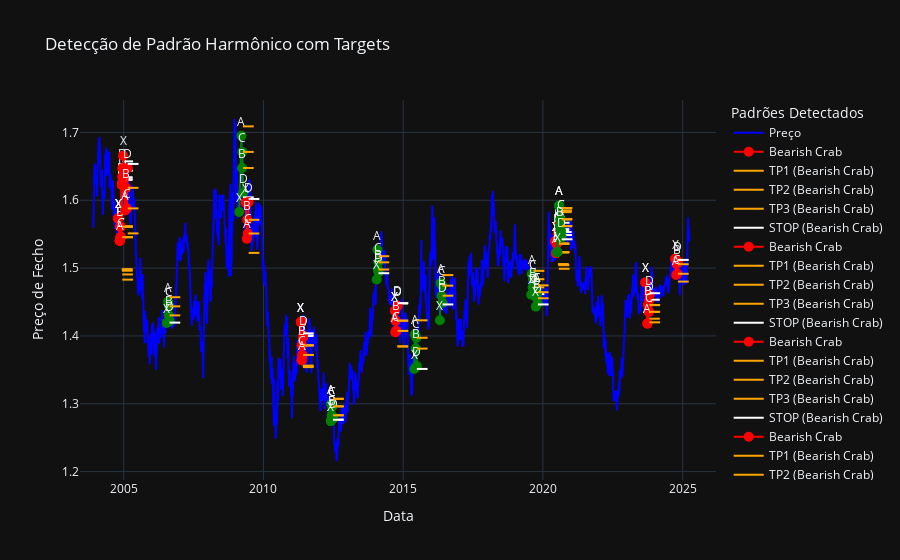

Notebook cell for this chart:
### Code cell
get_harmonic_pattern(data_history, err_allowed=best_err_allowed, order=best_order, stop_factor=best_stop_factor)

### Figure 1 — Plotly figure (JSON) as saved in the notebook; plotly's stock layout.template omitted (floating-point values rounded to 4 significant figures; data arrays with more than 128 entries replaced by an {"elided": "..."} marker saying what was removed)
{"data": [{"line": {"color": "blue"}, "mode": "lines", "name": "Preço", "type": "scatter", "x": {"elided": "5537 str values"}, "y": {"elided": "5537 float values"}}, {"marker": {"color": "red", "size": 10}, "mode": "markers+lines+text", "name": "Bearish Crab", "text": ["X", "A", "B", "C", "D"], "textposition": "top center", "type": "scatter", "x": ["2004-10-19 00:00", "2004-11-10 00:00", "2004-11-18 00:00", "2004-11-22 00:00", "2004-12-07 00:00"], "y": [1.573, 1.54, 1.561, 1.546, 1.622]}, {"line": {"color": "orange"}, "mode": "lines", "name": "TP1 (Bearish Crab)", "showlegend": true, "type": "scatter", "x": ["2004-12-07 00:00", "2005-04-26 00:00"], "y": [1.561, 1.561]}, {"line": {"color": "orange"}, "mode": "lines", "name": "TP2 (Bearish Crab)", "showlegend": true, "type": "scatter", "x": ["2004-12-07 00:00", "2005-04-26 00:00"], "y": [1.546, 1.546]}, {"line": {"color": "orange"}, "mode": "lines", "name": "TP3 (Bearish Crab)", "showlegend": true, "type": "scatter", "x": ["2004-12-07 00:00", "2005-04-26 00:00"], "y": [1.498, 1.498]}, {"line": {"color": "white"}, "mode": "lines", "name": "STOP (Bearish Crab)", "showlegend": true, "type": "scatter", "x": ["2004-12-07 00:00", "2005-04-26 00:00"], "y": [1.63, 1.63]}, {"marker": {"color": "red", "size": 10}, "mode": "markers+lines+text", "name": "Bearish Crab", "text": ["X", "A", "B", "C", "D"], "textposition": "top center", "type": "scatter", "x": ["2004-10-19 00:00", "2004-11-10 00:00", "2004-11-18 00:00", "2004-11-22 00:00", "2004-12-08 00:00"], "y": [1.573, 1.54, 1.561, 1.546, 1.623]}, {"line": {"color": "orange"}, "mode": "lines", "name": "TP1 (Bearish Crab)", "showlegend": true, "type": "scatter", "x": ["2004-12-08 00:00", "2005-04-27 00:00"], "y": [1.561, 1.561]}, {"line": {"color": "orange"}, "mode": "lines", "name": "TP2 (Bearish Crab)", "showlegend": true, "type": "scatter", "x": ["2004-12-08 00:00", "2005-04-27 00:00"], "y": [1.546, 1.546]}, {"line": {"color": "orange"}, "mode": "lines", "name": "TP3 (Bearish Crab)", "showlegend": true, "type": "scatter", "x": ["2004-12-08 00:00", "2005-04-27 00:00"], "y": [1.498, 1.498]}, {"line": {"color": "white"}, "mode": "lines", "name": "STOP (Bearish Crab)", "showlegend": true, "type": "scatter", "x": ["2004-12-08 00:00", "2005-04-27 00:00"], "y": [1.631, 1.631]}, {"marker": {"color": "red", "size": 10}, "mode": "markers+lines+text", "name": "Bearish Crab", "text": ["X", "A", "B", "C", "D"], "textposition": "top center", "type": "scatter", "x": ["2004-10-19 00:00", "2004-11-10 00:00", "2004-11-18 00:00", "2004-11-22 00:00", "2004-12-09 00:00"], "y": [1.573, 1.54, 1.561, 1.546, 1.626]}, {"line": {"color": "orange"}, "mode": "lines", "name": "TP1 (Bearish Crab)", "showlegend": true, "type": "scatter", "x": ["2004-12-09 00:00", "2005-04-28 00:00"], "y": [1.561, 1.561]}, {"line": {"color": "orange"}, "mode": "lines", "name": "TP2 (Bearish Crab)", "showlegend": true, "type": "scatter", "x": ["2004-12-09 00:00", "2005-04-28 00:00"], "y": [1.546, 1.546]}, {"line": {"color": "orange"}, "mode": "lines", "name": "TP3 (Bearish Crab)", "showlegend": true, "type": "scatter", "x": ["2004-12-09 00:00", "2005-04-28 00:00"], "y": [1.496, 1.496]}, {"line": {"color": "white"}, "mode": "lines", "name": "STOP (Bearish Crab)", "showlegend": true, "type": "scatter", "x": ["2004-12-09 00:00", "2005-04-28 00:00"], "y": [1.634, 1.634]}, {"marker": {"color": "red", "size": 10}, "mode": "markers+lines+text", "name": "Bearish Crab", "text": ["X", "A", "B", "C", "D"], "textposition": "top center", "type": "scatter", "x": ["2004-10-19 00:00", "2004-11-10 00:00", "2004-11-18 00:00", "2004-11-22 00:00", "2004-12-13 00:00"], "y": [1.573, 1.54, 1.561, 1.546, 1.635]}, {"line": {"color": "orange"}, "mode": "lines", "name": "TP1 (Bearish Crab)", "showlegend": true, "type": "scatter", "x": ["2004-12-13 00:00", "2005-05-02 00:00"], "y": [1.561, 1.561]}, {"line": {"color": "orange"}, "mode": "lines", "name": "TP2 (Bearish Crab)", "showlegend": true, "type": "scatter", "x": ["2004-12-13 00:00", "2005-05-02 00:00"], "y": [1.546, 1.546]}, {"line": {"color": "orange"}, "mode": "lines", "name": "TP3 (Bearish Crab)", "showlegend": true, "type": "scatter", "x": ["2004-12-13 00:00", "2005-05-02 00:00"], "y": [1.491, 1.491]}, {"line": {"color": "white"}, "mode": "lines", "name": "STOP (Bearish Crab)", "showlegend": true, "type": "scatter", "x": ["2004-12-13 00:00", "2005-05-02 00:00"], "y": [1.644, 1.644]}, {"marker": {"color": "red", "size": 10}, "mode": "markers+lines+text", "name": "Bearish Crab", "text": ["X", "A", "B", "C", "D"], "textposition": "top center", "type": "scatter", "x": ["2004-10-19 00:00", "2004-11-10 00:00", "2004-11-18 00:00", "2004-11-22 00:00", "2004-12-14 00:00"], "y": [1.573, 1.54, 1.561, 1.546, 1.647]}, {"line": {"color": "orange"}, "mode": "lines", "name": "TP1 (Bearish Crab)", "showlegend": true, "type": "scatter", "x": ["2004-12-14 00:00", "2005-05-03 00:00"], "y": [1.561, 1.561]}, {"line": {"color": "orange"}, "mode": "lines", "name": "TP2 (Bearish Crab)", "showlegend": true, "type": "scatter", "x": ["2004-12-14 00:00", "2005-05-03 00:00"], "y": [1.546, 1.546]}, {"line": {"color": "orange"}, "mode": "lines", "name": "TP3 (Bearish Crab)", "showlegend": true, "type": "scatter", "x": ["2004-12-14 00:00", "2005-05-03 00:00"], "y": [1.483, 1.483]}, {"line": {"color": "white"}, "mode": "lines", "name": "STOP (Bearish Crab)", "showlegend": true, "type": "scatter", "x": ["2004-12-14 00:00", "2005-05-03 00:00"], "y": [1.657, 1.657]}, {"marker": {"color": "red", "size": 10}, "mode": "markers+lines+text", "name": "Bearish Bat", "text": ["X", "A", "B", "C", "D"], "textposition": "top center", "type": "scatter", "x": ["2004-12-23 00:00", "2005-01-21 00:00", "2005-01-31 00:00", "2005-02-11 00:00", "2005-02-23 00:00"], "y": [1.666, 1.585, 1.618, 1.588, 1.648]}, {"line": {"color": "orange"}, "mode": "lines", "name": "TP1 (Bearish Bat)", "showlegend": true, "type": "scatter", "x": ["2005-02-23 00:00", "2005-07-13 00:00"], "y": [1.618, 1.618]}, {"line": {"color": "orange"}, "mode": "lines", "name": "TP2 (Bearish Bat)", "showlegend": true, "type": "scatter", "x": ["2005-02-23 00:00", "2005-07-13 00:00"], "y": [1.588, 1.588]}, {"line": {"color": "orange"}, "mode": "lines", "name": "TP3 (Bearish Bat)", "showlegend": true, "type": "scatter", "x": ["2005-02-23 00:00", "2005-07-13 00:00"], "y": [1.551, 1.551]}, {"line": {"color": "white"}, "mode": "lines", "name": "STOP (Bearish Bat)", "showlegend": true, "type": "scatter", "x": ["2005-02-23 00:00", "2005-07-13 00:00"], "y": [1.654, 1.654]}, {"marker": {"color": "green", "size": 10}, "mode": "markers+lines+text", "name": "Bullish Gart", "text": ["X", "A", "B", "C", "D"], "textposition": "top center", "type": "scatter", "x": ["2006-07-18 00:00", "2006-08-04 00:00", "2006-08-11 00:00", "2006-08-18 00:00", "2006-08-23 00:00"], "y": [1.419, 1.45, 1.43, 1.444, 1.422]}, {"line": {"color": "orange"}, "mode": "lines", "name": "TP1 (Bullish Gart)", "showlegend": true, "type": "scatter", "x": ["2006-08-23 00:00", "2007-01-10 00:00"], "y": [1.43, 1.43]}, {"line": {"color": "orange"}, "mode": "lines", "name": "TP2 (Bullish Gart)", "showlegend": true, "type": "scatter", "x": ["2006-08-23 00:00", "2007-01-10 00:00"], "y": [1.444, 1.444]}, {"line": {"color": "orange"}, "mode": "lines", "name": "TP3 (Bullish Gart)", "showlegend": true, "type": "scatter", "x": ["2006-08-23 00:00", "2007-01-10 00:00"], "y": [1.457, 1.457]}, {"line": {"color": "white"}, "mode": "lines", "name": "STOP (Bullish Gart)", "showlegend": true, "type": "scatter", "x": ["2006-08-23 00:00", "2007-01-10 00:00"], "y": [1.42, 1.42]}, {"marker": {"color": "green", "size": 10}, "mode": "markers+lines+text", "name": "Bullish Bat", "text": ["X", "A", "B", "C", "D"], "textposition": "top center", "type": "scatter", "x": ["2009-02-18 00:00", "2009-03-19 00:00", "2009-03-27 00:00", "2009-03-31 00:00", "2009-04-09 00:00"], "y": [1.583, 1.695, 1.648, 1.671, 1.61]}, {"line": {"color": "orange"}, "mode": "lines", "name": "TP1 (Bullish Bat)", "showlegend": true, "type": "scatter", "x": ["2009-04-09 00:00", "2009-08-27 00:00"], "y": [1.648, 1.648]}, {"line": {"color": "orange"}, "mode": "lines", "name": "TP2 (Bullish Bat)", "showlegend": true, "type": "scatter", "x": ["2009-04-09 00:00", "2009-08-27 00:00"], "y": [1.671, 1.671]}, {"line": {"color": "orange"}, "mode": "lines", "name": "TP3 (Bullish Bat)", "showlegend": true, "type": "scatter", "x": ["2009-04-09 00:00", "2009-08-27 00:00"], "y": [1.709, 1.709]}, {"line": {"color": "white"}, "mode": "lines", "name": "STOP (Bullish Bat)", "showlegend": true, "type": "scatter", "x": ["2009-04-09 00:00", "2009-08-27 00:00"], "y": [1.604, 1.604]}, {"marker": {"color": "red", "size": 10}, "mode": "markers+lines+text", "name": "Bearish Bat", "text": ["X", "A", "B", "C", "D"], "textposition": "top center", "type": "scatter", "x": ["2009-05-13 00:00", "2009-05-29 00:00", "2009-06-03 00:00", "2009-06-10 00:00", "2009-06-22 00:00"], "y": [1.596, 1.543, 1.571, 1.551, 1.597]}, {"line": {"color": "orange"}, "mode": "lines", "name": "TP1 (Bearish Bat)", "showlegend": true, "type": "scatter", "x": ["2009-06-22 00:00", "2009-11-09 00:00"], "y": [1.571, 1.571]}, {"line": {"color": "orange"}, "mode": "lines", "name": "TP2 (Bearish Bat)", "showlegend": true, "type": "scatter", "x": ["2009-06-22 00:00", "2009-11-09 00:00"], "y": [1.551, 1.551]}, {"line": {"color": "orange"}, "mode": "lines", "name": "TP3 (Bearish Bat)", "showlegend": true, "type": "scatter", "x": ["2009-06-22 00:00", "2009-11-09 00:00"], "y": [1.522, 1.522]}, {"line": {"color": "white"}, "mode": "lines", "name": "STOP (Bearish Bat)", "showlegend": true, "type": "scatter", "x": ["2009-06-22 00:00", "2009-11-09 00:00"], "y": [1.602, 1.602]}, {"marker": {"color": "red", "size": 10}, "mode": "markers+lines+text", "name": "Bearish Bat", "text": ["X", "A", "B", "C", "D"], "textposition": "top center", "type": "scatter", "x": ["2011-05-05 00:00", "2011-05-16 00:00", "2011-05-18 00:00", "2011-05-24 00:00", "2011-05-30 00:00"], "y": [1.421, 1.364, 1.386, 1.372, 1.398]}, {"line": {"color": "orange"}, "mode": "lines", "name": "TP1 (Bearish Bat)", "showlegend": true, "type": "scatter", "x": ["2011-05-30 00:00", "2011-10-17 00:00"], "y": [1.386, 1.386]}, {"line": {"color": "orange"}, "mode": "lines", "name": "TP2 (Bearish Bat)", "showlegend": true, "type": "scatter", "x": ["2011-05-30 00:00", "2011-10-17 00:00"], "y": [1.372, 1.372]}, {"line": {"color": "orange"}, "mode": "lines", "name": "TP3 (Bearish Bat)", "showlegend": true, "type": "scatter", "x": ["2011-05-30 00:00", "2011-10-17 00:00"], "y": [1.356, 1.356]}, {"line": {"color": "white"}, "mode": "lines", "name": "STOP (Bearish Bat)", "showlegend": true, "type": "scatter", "x": ["2011-05-30 00:00", "2011-10-17 00:00"], "y": [1.4, 1.4]}, {"marker": {"color": "red", "size": 10}, "mode": "markers+lines+text", "name": "Bearish Bat", "text": ["X", "A", "B", "C", "D"], "textposition": "top center", "type": "scatter", "x": ["2011-05-05 00:00", "2011-05-16 00:00", "2011-05-18 00:00", "2011-05-24 00:00", "2011-05-31 00:00"], "y": [1.421, 1.364, 1.386, 1.372, 1.398]}, {"line": {"color": "orange"}, "mode": "lines", "name": "TP1 (Bearish Bat)", "showlegend": true, "type": "scatter", "x": ["2011-05-31 00:00", "2011-10-18 00:00"], "y": [1.386, 1.386]}, {"line": {"color": "orange"}, "mode": "lines", "name": "TP2 (Bearish Bat)", "showlegend": true, "type": "scatter", "x": ["2011-05-31 00:00", "2011-10-18 00:00"], "y": [1.372, 1.372]}, {"line": {"color": "orange"}, "mode": "lines", "name": "TP3 (Bearish Bat)", "showlegend": true, "type": "scatter", "x": ["2011-05-31 00:00", "2011-10-18 00:00"], "y": [1.356, 1.356]}, {"line": {"color": "white"}, "mode": "lines", "name": "STOP (Bearish Bat)", "showlegend": true, "type": "scatter", "x": ["2011-05-31 00:00", "2011-10-18 00:00"], "y": [1.401, 1.401]}, {"marker": {"color": "red", "size": 10}, "mode": "markers+lines+text", "name": "Bearish Bat", "text": ["X", "A", "B", "C", "D"], "textposition": "top center", "type": "scatter", "x": ["2011-05-05 00:00", "2011-05-16 00:00", "2011-05-18 00:00", "2011-05-24 00:00", "2011-06-02 00:00"], "y": [1.421, 1.364, 1.386, 1.372, 1.401]}, {"line": {"color": "orange"}, "mode": "lines", "name": "TP1 (Bearish Bat)", "showlegend": true, "type": "scatter", "x": ["2011-06-02 00:00", "2011-10-20 00:00"], "y": [1.386, 1.386]}, {"line": {"color": "orange"}, "mode": "lines", "name": "TP2 (Bearish Bat)", "showlegend": true, "type": "scatter", "x": ["2011-06-02 00:00", "2011-10-20 00:00"], "y": [1.372, 1.372]}, {"line": {"color": "orange"}, "mode": "lines", "name": "TP3 (Bearish Bat)", "showlegend": true, "type": "scatter", "x": ["2011-06-02 00:00", "2011-10-20 00:00"], "y": [1.354, 1.354]}, {"line": {"color": "white"}, "mode": "lines", "name": "STOP (Bearish Bat)", "showlegend": true, "type": "scatter", "x": ["2011-06-02 00:00", "2011-10-20 00:00"], "y": [1.404, 1.404]}, {"marker": {"color": "green", "size": 10}, "mode": "markers+lines+text", "name": "Bullish Gart", "text": ["X", "A", "B", "C", "D"], "textposition": "top center", "type": "scatter", "x": ["2012-05-31 00:00", "2012-06-05 00:00", "2012-06-13 00:00", "2012-06-18 00:00", "2012-06-27 00:00"], "y": [1.274, 1.3, 1.283, 1.296, 1.278]}, {"line": {"color": "orange"}, "mode": "lines", "name": "TP1 (Bullish Gart)", "showlegend": true, "type": "scatter", "x": ["2012-06-27 00:00", "2012-11-14 00:00"], "y": [1.283, 1.283]}, {"line": {"color": "orange"}, "mode": "lines", "name": "TP2 (Bullish Gart)", "showlegend": true, "type": "scatter", "x": ["2012-06-27 00:00", "2012-11-14 00:00"], "y": [1.296, 1.296]}, {"line": {"color": "orange"}, "mode": "lines", "name": "TP3 (Bullish Gart)", "showlegend": true, "type": "scatter", "x": ["2012-06-27 00:00", "2012-11-14 00:00"], "y": [1.307, 1.307]}, {"line": {"color": "white"}, "mode": "lines", "name": "STOP (Bullish Gart)", "showlegend": true, "type": "scatter", "x": ["2012-06-27 00:00", "2012-11-14 00:00"], "y": [1.277, 1.277]}, {"marker": {"color": "green", "size": 10}, "mode": "markers+lines+text", "name": "Bullish Gart", "text": ["X", "A", "B", "C", "D"], "textposition": "top center", "type": "scatter", "x": ["2012-05-31 00:00", "2012-06-05 00:00", "2012-06-13 00:00", "2012-06-18 00:00", "2012-06-28 00:00"], "y": [1.274, 1.3, 1.283, 1.296, 1.278]}, {"line": {"color": "orange"}, "mode": "lines", "name": "TP1 (Bullish Gart)", "showlegend": true, "type": "scatter", "x": ["2012-06-28 00:00", "2012-11-15 00:00"], "y": [1.283, 1.283]}, {"line": {"color": "orange"}, "mode": "lines", "name": "TP2 (Bullish Gart)", "showlegend": true, "type": "scatter", "x": ["2012-06-28 00:00", "2012-11-15 00:00"], "y": [1.296, 1.296]}, {"line": {"color": "orange"}, "mode": "lines", "name": "TP3 (Bullish Gart)", "showlegend": true, "type": "scatter", "x": ["2012-06-28 00:00", "2012-11-15 00:00"], "y": [1.307, 1.307]}, {"line": {"color": "white"}, "mode": "lines", "name": "STOP (Bullish Gart)", "showlegend": true, "type": "scatter", "x": ["2012-06-28 00:00", "2012-11-15 00:00"], "y": [1.276, 1.276]}, {"marker": {"color": "green", "size": 10}, "mode": "markers+lines+text", "name": "Bullish Gart", "text": ["X", "A", "B", "C", "D"], "textposition": "top center", "type": "scatter", "x": ["2014-01-20 00:00", "2014-01-30 00:00", "2014-02-05 00:00", "2014-02-11 00:00", "2014-02-13 00:00"], "y": [1.483, 1.527, 1.498, 1.508, 1.494]}, {"line": {"color": "orange"}, "mode": "lines", "name": "TP1 (Bullish Gart)", "showlegend": true, "type": "scatter", "x": ["2014-02-13 00:00", "2014-07-03 00:00"], "y": [1.498, 1.498]}, {"line": {"color": "orange"}, "mode": "lines", "name": "TP2 (Bullish Gart)", "showlegend": true, "type": "scatter", "x": ["2014-02-13 00:00", "2014-07-03 00:00"], "y": [1.508, 1.508]}, {"line": {"color": "orange"}, "mode": "lines", "name": "TP3 (Bullish Gart)", "showlegend": true, "type": "scatter", "x": ["2014-02-13 00:00", "2014-07-03 00:00"], "y": [1.518, 1.518]}, {"line": {"color": "white"}, "mode": "lines", "name": "STOP (Bullish Gart)", "showlegend": true, "type": "scatter", "x": ["2014-02-13 00:00", "2014-07-03 00:00"], "y": [1.492, 1.492]}, {"marker": {"color": "red", "size": 10}, "mode": "markers+lines+text", "name": "Bearish Bat", "text": ["X", "A", "B", "C", "D"], "textposition": "top center", "type": "scatter", "x": ["2014-09-15 00:00", "2014-09-22 00:00", "2014-09-24 00:00", "2014-10-02 00:00", "2014-10-16 00:00"], "y": [1.437, 1.405, 1.423, 1.407, 1.444]}, {"line": {"color": "orange"}, "mode": "lines", "name": "TP1 (Bearish Bat)", "showlegend": true, "type": "scatter", "x": ["2014-10-16 00:00", "2015-03-05 00:00"], "y": [1.423, 1.423]}, {"line": {"color": "orange"}, "mode": "lines", "name": "TP2 (Bearish Bat)", "showlegend": true, "type": "scatter", "x": ["2014-10-16 00:00", "2015-03-05 00:00"], "y": [1.407, 1.407]}, {"line": {"color": "orange"}, "mode": "lines", "name": "TP3 (Bearish Bat)", "showlegend": true, "type": "scatter", "x": ["2014-10-16 00:00", "2015-03-05 00:00"], "y": [1.385, 1.385]}, {"line": {"color": "white"}, "mode": "lines", "name": "STOP (Bearish Bat)", "showlegend": true, "type": "scatter", "x": ["2014-10-16 00:00", "2015-03-05 00:00"], "y": [1.448, 1.448]}, {"marker": {"color": "red", "size": 10}, "mode": "markers+lines+text", "name": "Bearish Bat", "text": ["X", "A", "B", "C", "D"], "textposition": "top center", "type": "scatter", "x": ["2014-09-15 00:00", "2014-09-22 00:00", "2014-09-24 00:00", "2014-10-02 00:00", "2014-10-21 00:00"], "y": [1.437, 1.405, 1.423, 1.407, 1.445]}, {"line": {"color": "orange"}, "mode": "lines", "name": "TP1 (Bearish Bat)", "showlegend": true, "type": "scatter", "x": ["2014-10-21 00:00", "2015-03-10 00:00"], "y": [1.423, 1.423]}, {"line": {"color": "orange"}, "mode": "lines", "name": "TP2 (Bearish Bat)", "showlegend": true, "type": "scatter", "x": ["2014-10-21 00:00", "2015-03-10 00:00"], "y": [1.407, 1.407]}, {"line": {"color": "orange"}, "mode": "lines", "name": "TP3 (Bearish Bat)", "showlegend": true, "type": "scatter", "x": ["2014-10-21 00:00", "2015-03-10 00:00"], "y": [1.384, 1.384]}, {"line": {"color": "white"}, "mode": "lines", "name": "STOP (Bearish Bat)", "showlegend": true, "type": "scatter", "x": ["2014-10-21 00:00", "2015-03-10 00:00"], "y": [1.448, 1.448]}, {"marker": {"color": "green", "size": 10}, "mode": "markers+lines+text", "name": "Bullish Bat", "text": ["X", "A", "B", "C", "D"], "textposition": "top center", "type": "scatter", "x": ["2015-05-26 00:00", "2015-06-04 00:00", "2015-06-15 00:00", "2015-06-23 00:00", "2015-06-29 00:00"], "y": [1.351, 1.402, 1.381, 1.397, 1.355]}, {"line": {"color": "orange"}, "mode": "lines", "name": "TP1 (Bullish Bat)", "showlegend": true, "type": "scatter", "x": ["2015-06-29 00:00", "2015-11-16 00:00"], "y": [1.381, 1.381]}, {"line": {"color": "orange"}, "mode": "lines", "name": "TP2 (Bullish Bat)", "showlegend": true, "type": "scatter", "x": ["2015-06-29 00:00", "2015-11-16 00:00"], "y": [1.397, 1.397]}, {"line": {"color": "orange"}, "mode": "lines", "name": "TP3 (Bullish Bat)", "showlegend": true, "type": "scatter", "x": ["2015-06-29 00:00", "2015-11-16 00:00"], "y": [1.423, 1.423]}, {"line": {"color": "white"}, "mode": "lines", "name": "STOP (Bullish Bat)", "showlegend": true, "type": "scatter", "x": ["2015-06-29 00:00", "2015-11-16 00:00"], "y": [1.351, 1.351]}, {"marker": {"color": "green", "size": 10}, "mode": "markers+lines+text", "name": "Bullish Bat", "text": ["X", "A", "B", "C", "D"], "textposition": "top center", "type": "scatter", "x": ["2016-04-25 00:00", "2016-05-05 00:00", "2016-05-17 00:00", "2016-05-24 00:00", "2016-05-30 00:00"], "y": [1.423, 1.478, 1.459, 1.474, 1.449]}, {"line": {"color": "orange"}, "mode": "lines", "name": "TP1 (Bullish Bat)", "showlegend": true, "type": "scatter", "x": ["2016-05-30 00:00", "2016-10-17 00:00"], "y": [1.459, 1.459]}, {"line": {"color": "orange"}, "mode": "lines", "name": "TP2 (Bullish Bat)", "showlegend": true, "type": "scatter", "x": ["2016-05-30 00:00", "2016-10-17 00:00"], "y": [1.474, 1.474]}, {"line": {"color": "orange"}, "mode": "lines", "name": "TP3 (Bullish Bat)", "showlegend": true, "type": "scatter", "x": ["2016-05-30 00:00", "2016-10-17 00:00"], "y": [1.49, 1.49]}, {"line": {"color": "white"}, "mode": "lines", "name": "STOP (Bullish Bat)", "showlegend": true, "type": "scatter", "x": ["2016-05-30 00:00", "2016-10-17 00:00"], "y": [1.446, 1.446]}, {"marker": {"color": "green", "size": 10}, "mode": "markers+lines+text", "name": "Bullish Gart", "text": ["X", "A", "B", "C", "D"], "textposition": "top center", "type": "scatter", "x": ["2019-08-01 00:00", "2019-08-08 00:00", "2019-08-19 00:00", "2019-08-26 00:00", "2019-09-02 00:00"], "y": [1.461, 1.491, 1.472, 1.484, 1.464]}, {"line": {"color": "orange"}, "mode": "lines", "name": "TP1 (Bullish Gart)", "showlegend": true, "type": "scatter", "x": ["2019-09-02 00:00", "2020-01-20 00:00"], "y": [1.472, 1.472]}, {"line": {"color": "orange"}, "mode": "lines", "name": "TP2 (Bullish Gart)", "showlegend": true, "type": "scatter", "x": ["2019-09-02 00:00", "2020-01-20 00:00"], "y": [1.484, 1.484]}, {"line": {"color": "orange"}, "mode": "lines", "name": "TP3 (Bullish Gart)", "showlegend": true, "type": "scatter", "x": ["2019-09-02 00:00", "2020-01-20 00:00"], "y": [1.496, 1.496]}, {"line": {"color": "white"}, "mode": "lines", "name": "STOP (Bullish Gart)", "showlegend": true, "type": "scatter", "x": ["2019-09-02 00:00", "2020-01-20 00:00"], "y": [1.462, 1.462]}, {"marker": {"color": "green", "size": 10}, "mode": "markers+lines+text", "name": "Bullish Bat", "text": ["X", "A", "B", "C", "D"], "textposition": "top center", "type": "scatter", "x": ["2019-10-01 00:00", "2019-10-10 00:00", "2019-10-14 00:00", "2019-10-21 00:00", "2019-10-28 00:00"], "y": [1.443, 1.465, 1.456, 1.464, 1.448]}, {"line": {"color": "orange"}, "mode": "lines", "name": "TP1 (Bullish Bat)", "showlegend": true, "type": "scatter", "x": ["2019-10-28 00:00", "2020-03-16 00:00"], "y": [1.456, 1.456]}, {"line": {"color": "orange"}, "mode": "lines", "name": "TP2 (Bullish Bat)", "showlegend": true, "type": "scatter", "x": ["2019-10-28 00:00", "2020-03-16 00:00"], "y": [1.464, 1.464]}, {"line": {"color": "orange"}, "mode": "lines", "name": "TP3 (Bullish Bat)", "showlegend": true, "type": "scatter", "x": ["2019-10-28 00:00", "2020-03-16 00:00"], "y": [1.475, 1.475]}, {"line": {"color": "white"}, "mode": "lines", "name": "STOP (Bullish Bat)", "showlegend": true, "type": "scatter", "x": ["2019-10-28 00:00", "2020-03-16 00:00"], "y": [1.446, 1.446]}, {"marker": {"color": "red", "size": 10}, "mode": "markers+lines+text", "name": "Bearish Butt", "text": ["X", "A", "B", "C", "D"], "textposition": "top center", "type": "scatter", "x": ["2020-06-12 00:00", "2020-06-22 00:00", "2020-06-30 00:00", "2020-07-06 00:00", "2020-07-15 00:00"], "y": [1.539, 1.522, 1.536, 1.523, 1.552]}, {"line": {"color": "orange"}, "mode": "lines", "name": "TP1 (Bearish Butt)", "showlegend": true, "type": "scatter", "x": ["2020-07-15 00:00", "2020-12-02 00:00"], "y": [1.536, 1.536]}, {"line": {"color": "orange"}, "mode": "lines", "name": "TP2 (Bearish Butt)", "showlegend": true, "type": "scatter", "x": ["2020-07-15 00:00", "2020-12-02 00:00"], "y": [1.523, 1.523]}, {"line": {"color": "orange"}, "mode": "lines", "name": "TP3 (Bearish Butt)", "showlegend": true, "type": "scatter", "x": ["2020-07-15 00:00", "2020-12-02 00:00"], "y": [1.506, 1.506]}, {"line": {"color": "white"}, "mode": "lines", "name": "STOP (Bearish Butt)", "showlegend": true, "type": "scatter", "x": ["2020-07-15 00:00", "2020-12-02 00:00"], "y": [1.554, 1.554]}, {"marker": {"color": "red", "size": 10}, "mode": "markers+lines+text", "name": "Bearish Butt", "text": ["X", "A", "B", "C", "D"], "textposition": "top center", "type": "scatter", "x": ["2020-06-12 00:00", "2020-06-22 00:00", "2020-06-30 00:00", "2020-07-06 00:00", "2020-07-20 00:00"], "y": [1.539, 1.522, 1.536, 1.523, 1.553]}, {"line": {"color": "orange"}, "mode": "lines", "name": "TP1 (Bearish Butt)", "showlegend": true, "type": "scatter", "x": ["2020-07-20 00:00", "2020-12-07 00:00"], "y": [1.536, 1.536]}, {"line": {"color": "orange"}, "mode": "lines", "name": "TP2 (Bearish Butt)", "showlegend": true, "type": "scatter", "x": ["2020-07-20 00:00", "2020-12-07 00:00"], "y": [1.523, 1.523]}, {"line": {"color": "orange"}, "mode": "lines", "name": "TP3 (Bearish Butt)", "showlegend": true, "type": "scatter", "x": ["2020-07-20 00:00", "2020-12-07 00:00"], "y": [1.505, 1.505]}, {"line": {"color": "white"}, "mode": "lines", "name": "STOP (Bearish Butt)", "showlegend": true, "type": "scatter", "x": ["2020-07-20 00:00", "2020-12-07 00:00"], "y": [1.556, 1.556]}, {"marker": {"color": "red", "size": 10}, "mode": "markers+lines+text", "name": "Bearish Butt", "text": ["X", "A", "B", "C", "D"], "textposition": "top center", "type": "scatter", "x": ["2020-06-12 00:00", "2020-06-22 00:00", "2020-06-30 00:00", "2020-07-06 00:00", "2020-07-24 00:00"], "y": [1.539, 1.522, 1.536, 1.523, 1.554]}, {"line": {"color": "orange"}, "mode": "lines", "name": "TP1 (Bearish Butt)", "showlegend": true, "type": "scatter", "x": ["2020-07-24 00:00", "2020-12-11 00:00"], "y": [1.536, 1.536]}, {"line": {"color": "orange"}, "mode": "lines", "name": "TP2 (Bearish Butt)", "showlegend": true, "type": "scatter", "x": ["2020-07-24 00:00", "2020-12-11 00:00"], "y": [1.523, 1.523]}, {"line": {"color": "orange"}, "mode": "lines", "name": "TP3 (Bearish Butt)", "showlegend": true, "type": "scatter", "x": ["2020-07-24 00:00", "2020-12-11 00:00"], "y": [1.504, 1.504]}, {"line": {"color": "white"}, "mode": "lines", "name": "STOP (Bearish Butt)", "showlegend": true, "type": "scatter", "x": ["2020-07-24 00:00", "2020-12-11 00:00"], "y": [1.557, 1.557]}, {"marker": {"color": "red", "size": 10}, "mode": "markers+lines+text", "name": "Bearish Butt", "text": ["X", "A", "B", "C", "D"], "textposition": "top center", "type": "scatter", "x": ["2020-06-12 00:00", "2020-06-22 00:00", "2020-06-30 00:00", "2020-07-06 00:00", "2020-07-27 00:00"], "y": [1.539, 1.522, 1.536, 1.523, 1.563]}, {"line": {"color": "orange"}, "mode": "lines", "name": "TP1 (Bearish Butt)", "showlegend": true, "type": "scatter", "x": ["2020-07-27 00:00", "2020-12-14 00:00"], "y": [1.536, 1.536]}, {"line": {"color": "orange"}, "mode": "lines", "name": "TP2 (Bearish Butt)", "showlegend": true, "type": "scatter", "x": ["2020-07-27 00:00", "2020-12-14 00:00"], "y": [1.523, 1.523]}, {"line": {"color": "orange"}, "mode": "lines", "name": "TP3 (Bearish Butt)", "showlegend": true, "type": "scatter", "x": ["2020-07-27 00:00", "2020-12-14 00:00"], "y": [1.499, 1.499]}, {"line": {"color": "white"}, "mode": "lines", "name": "STOP (Bearish Butt)", "showlegend": true, "type": "scatter", "x": ["2020-07-27 00:00", "2020-12-14 00:00"], "y": [1.567, 1.567]}, {"marker": {"color": "green", "size": 10}, "mode": "markers+lines+text", "name": "Bullish Bat", "text": ["X", "A", "B", "C", "D"], "textposition": "top center", "type": "scatter", "x": ["2020-07-06 00:00", "2020-07-31 00:00", "2020-08-13 00:00", "2020-08-19 00:00", "2020-08-24 00:00"], "y": [1.523, 1.592, 1.562, 1.572, 1.555]}, {"line": {"color": "orange"}, "mode": "lines", "name": "TP1 (Bullish Bat)", "showlegend": true, "type": "scatter", "x": ["2020-08-24 00:00", "2021-01-11 00:00"], "y": [1.562, 1.562]}, {"line": {"color": "orange"}, "mode": "lines", "name": "TP2 (Bullish Bat)", "showlegend": true, "type": "scatter", "x": ["2020-08-24 00:00", "2021-01-11 00:00"], "y": [1.572, 1.572]}, {"line": {"color": "orange"}, "mode": "lines", "name": "TP3 (Bullish Bat)", "showlegend": true, "type": "scatter", "x": ["2020-08-24 00:00", "2021-01-11 00:00"], "y": [1.583, 1.583]}, {"line": {"color": "white"}, "mode": "lines", "name": "STOP (Bullish Bat)", "showlegend": true, "type": "scatter", "x": ["2020-08-24 00:00", "2021-01-11 00:00"], "y": [1.553, 1.553]}, {"marker": {"color": "green", "size": 10}, "mode": "markers+lines+text", "name": "Bullish Bat", "text": ["X", "A", "B", "C", "D"], "textposition": "top center", "type": "scatter", "x": ["2020-07-06 00:00", "2020-07-31 00:00", "2020-08-13 00:00", "2020-08-19 00:00", "2020-08-28 00:00"], "y": [1.523, 1.592, 1.562, 1.572, 1.551]}, {"line": {"color": "orange"}, "mode": "lines", "name": "TP1 (Bullish Bat)", "showlegend": true, "type": "scatter", "x": ["2020-08-28 00:00", "2021-01-15 00:00"], "y": [1.562, 1.562]}, {"line": {"color": "orange"}, "mode": "lines", "name": "TP2 (Bullish Bat)", "showlegend": true, "type": "scatter", "x": ["2020-08-28 00:00", "2021-01-15 00:00"], "y": [1.572, 1.572]}, {"line": {"color": "orange"}, "mode": "lines", "name": "TP3 (Bullish Bat)", "showlegend": true, "type": "scatter", "x": ["2020-08-28 00:00", "2021-01-15 00:00"], "y": [1.585, 1.585]}, {"line": {"color": "white"}, "mode": "lines", "name": "STOP (Bullish Bat)", "showlegend": true, "type": "scatter", "x": ["2020-08-28 00:00", "2021-01-15 00:00"], "y": [1.549, 1.549]}, {"marker": {"color": "green", "size": 10}, "mode": "markers+lines+text", "name": "Bullish Bat", "text": ["X", "A", "B", "C", "D"], "textposition": "top center", "type": "scatter", "x": ["2020-07-06 00:00", "2020-07-31 00:00", "2020-08-13 00:00", "2020-08-19 00:00", "2020-09-03 00:00"], "y": [1.523, 1.592, 1.562, 1.572, 1.545]}, {"line": {"color": "orange"}, "mode": "lines", "name": "TP1 (Bullish Bat)", "showlegend": true, "type": "scatter", "x": ["2020-09-03 00:00", "2021-01-21 00:00"], "y": [1.562, 1.562]}, {"line": {"color": "orange"}, "mode": "lines", "name": "TP2 (Bullish Bat)", "showlegend": true, "type": "scatter", "x": ["2020-09-03 00:00", "2021-01-21 00:00"], "y": [1.572, 1.572]}, {"line": {"color": "orange"}, "mode": "lines", "name": "TP3 (Bullish Bat)", "showlegend": true, "type": "scatter", "x": ["2020-09-03 00:00", "2021-01-21 00:00"], "y": [1.589, 1.589]}, {"line": {"color": "white"}, "mode": "lines", "name": "STOP (Bullish Bat)", "showlegend": true, "type": "scatter", "x": ["2020-09-03 00:00", "2021-01-21 00:00"], "y": [1.542, 1.542]}, {"marker": {"color": "red", "size": 10}, "mode": "markers+lines+text", "name": "Bearish Bat", "text": ["X", "A", "B", "C", "D"], "textposition": "top center", "type": "scatter", "x": ["2023-08-31 00:00", "2023-09-28 00:00", "2023-10-06 00:00", "2023-10-16 00:00", "2023-10-20 00:00"], "y": [1.479, 1.418, 1.446, 1.435, 1.452]}, {"line": {"color": "orange"}, "mode": "lines", "name": "TP1 (Bearish Bat)", "showlegend": true, "type": "scatter", "x": ["2023-10-20 00:00", "2024-03-08 00:00"], "y": [1.446, 1.446]}, {"line": {"color": "orange"}, "mode": "lines", "name": "TP2 (Bearish Bat)", "showlegend": true, "type": "scatter", "x": ["2023-10-20 00:00", "2024-03-08 00:00"], "y": [1.435, 1.435]}, {"line": {"color": "orange"}, "mode": "lines", "name": "TP3 (Bearish Bat)", "showlegend": true, "type": "scatter", "x": ["2023-10-20 00:00", "2024-03-08 00:00"], "y": [1.425, 1.425]}, {"line": {"color": "white"}, "mode": "lines", "name": "STOP (Bearish Bat)", "showlegend": true, "type": "scatter", "x": ["2023-10-20 00:00", "2024-03-08 00:00"], "y": [1.453, 1.453]}, {"marker": {"color": "red", "size": 10}, "mode": "markers+lines+text", "name": "Bearish Bat", "text": ["X", "A", "B", "C", "D"], "textposition": "top center", "type": "scatter", "x": ["2023-08-31 00:00", "2023-09-28 00:00", "2023-10-06 00:00", "2023-10-16 00:00", "2023-10-24 00:00"], "y": [1.479, 1.418, 1.446, 1.435, 1.46]}, {"line": {"color": "orange"}, "mode": "lines", "name": "TP1 (Bearish Bat)", "showlegend": true, "type": "scatter", "x": ["2023-10-24 00:00", "2024-03-12 00:00"], "y": [1.446, 1.446]}, {"line": {"color": "orange"}, "mode": "lines", "name": "TP2 (Bearish Bat)", "showlegend": true, "type": "scatter", "x": ["2023-10-24 00:00", "2024-03-12 00:00"], "y": [1.435, 1.435]}, {"line": {"color": "orange"}, "mode": "lines", "name": "TP3 (Bearish Bat)", "showlegend": true, "type": "scatter", "x": ["2023-10-24 00:00", "2024-03-12 00:00"], "y": [1.42, 1.42]}, {"line": {"color": "white"}, "mode": "lines", "name": "STOP (Bearish Bat)", "showlegend": true, "type": "scatter", "x": ["2023-10-24 00:00", "2024-03-12 00:00"], "y": [1.463, 1.463]}, {"marker": {"color": "red", "size": 10}, "mode": "markers+lines+text", "name": "Bearish Gart", "text": ["X", "A", "B", "C", "D"], "textposition": "top center", "type": "scatter", "x": ["2024-09-23 00:00", "2024-10-07 00:00", "2024-10-15 00:00", "2024-10-24 00:00", "2024-10-31 00:00"], "y": [1.514, 1.49, 1.506, 1.492, 1.51]}, {"line": {"color": "orange"}, "mode": "lines", "name": "TP1 (Bearish Gart)", "showlegend": true, "type": "scatter", "x": ["2024-10-31 00:00", "2025-03-21 00:00"], "y": [1.506, 1.506]}, {"line": {"color": "orange"}, "mode": "lines", "name": "TP2 (Bearish Gart)", "showlegend": true, "type": "scatter", "x": ["2024-10-31 00:00", "2025-03-21 00:00"], "y": [1.492, 1.492]}, {"line": {"color": "orange"}, "mode": "lines", "name": "TP3 (Bearish Gart)", "showlegend": true, "type": "scatter", "x": ["2024-10-31 00:00", "2025-03-21 00:00"], "y": [1.48, 1.48]}, {"line": {"color": "white"}, "mode": "lines", "name": "STOP (Bearish Gart)", "showlegend": true, "type": "scatter", "x": ["2024-10-31 00:00", "2025-03-21 00:00"], "y": [1.512, 1.512]}], "layout": {"legend": {"title": {"text": "Padrões Detectados"}}, "title": {"text": "Detecção de Padrão Harmônico com Targets"}, "xaxis": {"title": {"text": "Data"}}, "yaxis": {"title": {"text": "Preço de Fecho"}}}}
